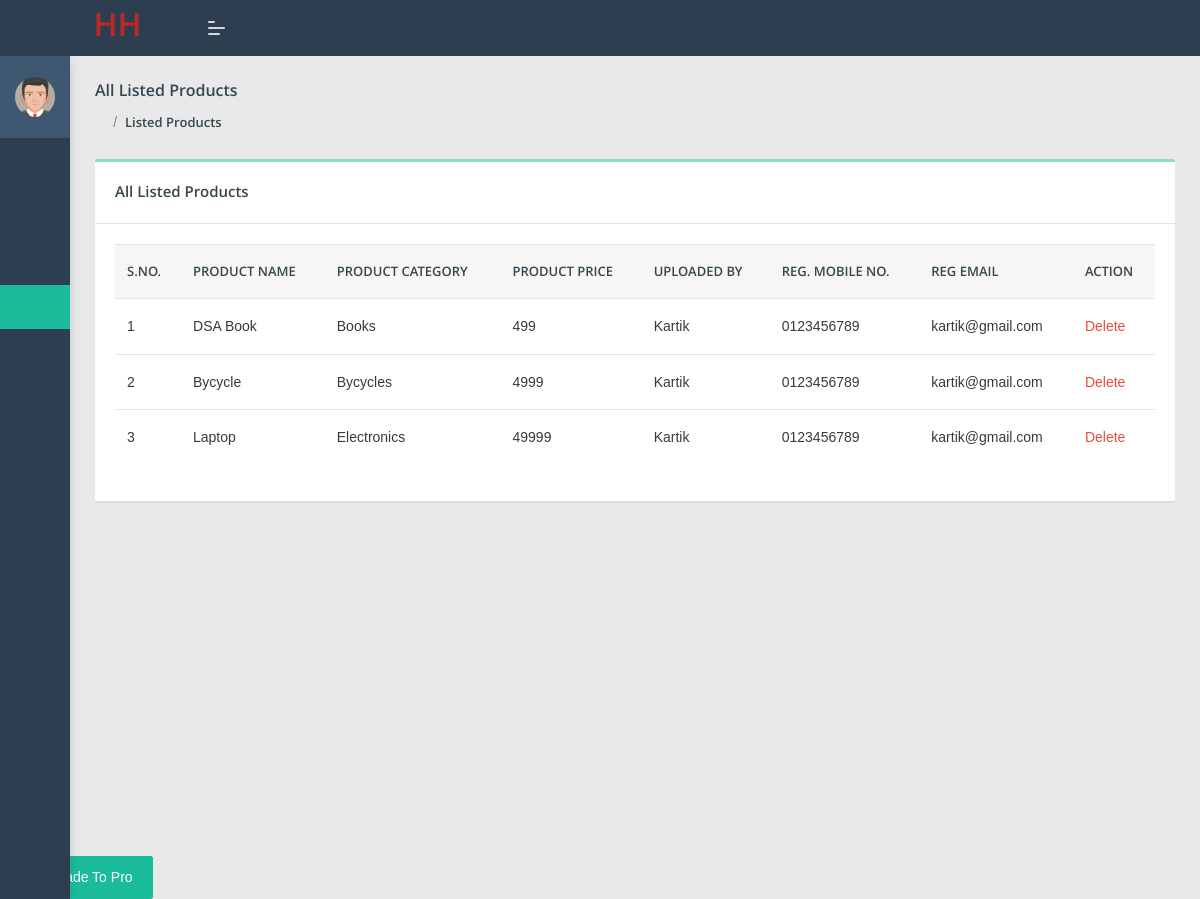
Screenshot of /listedproducts (signed in) with the database file from the repository.
### SellPurchase/models/product.py (models this page shows, shortened)
class Product(models.Model):
    name=models.CharField(max_length=50)
    price=models.IntegerField(default=0)
    category=models.ForeignKey(Category,on_delete=models.CASCADE,default=1)
    description=models.CharField(max_length=200,default='',null=True,blank=True)
    image=models.ImageField(upload_to='uploads/products/',null=True,blank=True)
    student=models.ForeignKey(Student,on_delete=models.CASCADE)

### SellPurchase/models/category.py (models this page shows, shortened)
class Category(models.Model):
    name=models.CharField(max_length=20)
    def __str__(self):
        return  self.name

### SellPurchase/models/student.py (models this page shows, shortened)
class Student(models.Model):
    name=models.CharField(max_length=50)
    branch=models.CharField(max_length=50)
    hostel_name=models.CharField(max_length=50)
    room_no=models.CharField(max_length=50)
    phone_no=models.CharField(max_length=50)
    email=models.EmailField()
    password=models.CharField(max_length=500)
    image=models.ImageField(upload_to='uploads/products/',null=True,blank=True)

### SellPurchase/views/old.py (the view)
# urls.py: path('listedproducts', listedproducts, name='listedproducts'),
def listedproducts(request):
    if not request.user.is_authenticated:
        return redirect('admin_login')
    product = Product.objects.all()
    return render(request, 'admin/listedproducts.html', locals())

### SellPurchase/templates/admin/listedproducts.html
{% extends 'admin_base.html' %}
{% load static %}
{% block main %}
<section class="pcoded-main-container">
    <div class="pcoded-content">
        <div class="page-header">
            <div class="page-block">
                <div class="row align-items-center">
                    <div class="col-md-12">
                        <div class="page-header-title">
                            <h5 class="m-b-10">All Listed Products</h5>
                        </div>
                        <ul class="breadcrumb">
                            <li class="breadcrumb-item"><a href="{% url 'dashboard' %}"><i
                                    class="feather icon-home"></i></a></li>
                            <li class="breadcrumb-item"><a href="">Listed Products</a></li>
                        </ul>
                    </div>
                </div>
            </div>
        </div>
        <div class="row">
            <div class="col-md-12">
                <div class="card">
                    <div class="card-header">
                        <h5>All Listed Products</h5>
                    </div>
                    <div class="card-body table-border-style">
                        <div class="table-responsive">
                            <table class="table">
                                <thead>
                                <tr>
                                    <th class="ml-5">S.No.</th>
                                    <th>Product Name</th>
                                    <th>Product Category</th>
                                    <th>Product Price</th>
                                    <th>Uploaded By</th>
                                    <th>Reg. Mobile No.</th>
                                    <th>Reg Email</th>
                                    <th>Action</th>
                                </tr>
                                </thead>
                                <tbody>
                                {% for i in product %}
                                <tr>
                                    <td>{{forloop.counter}}</td>
                                    <td>{{i.name}}</td>
                                    <td>{{i.category}}</td>
                                    <td>{{i.price}}</td>
                                    <td>{{i.student.name}}</td>
                                    <td>{{i.student.phone_no}}</td>
                                    <td>{{i.student.email}}</td>
                                    <td><a href="{% url 'deleteproduct' i.id %}" class="text-danger">Delete</a></td>
                                </tr>
                                {% endfor %}
                                </tbody>
                            </table>
                        </div>
                    </div>
                </div>
            </div>
        </div>
    </div>
</section>
{% endblock %}

### rows the page displays
Product: name "DSA Book", category "Books", price "499", student.name "Kartik", student.phone_no "0123456789", student.email "kartik@gmail.com"
Product: name "Bycycle", category "Bycycles", price "4999", student.name "Kartik", student.phone_no "0123456789", student.email "kartik@gmail.com"
Product: name "Laptop", category "Electronics", price "49999", student.name "Kartik", student.phone_no "0123456789", student.email "kartik@gmail.com"
